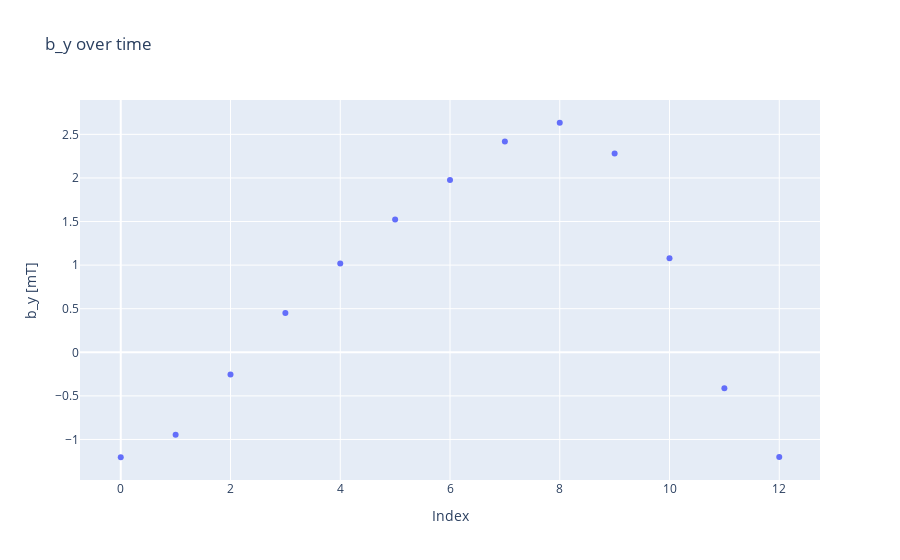

This figure's notebook cell:
### Code cell
measuredby = go.Scatter(x=index, y=by7, mode='markers')
layoutby = go.Layout(title='b_y over time')
figby = go.Figure(data=[measuredby], layout=layoutby)
figby.update_yaxes(scaleanchor='y')
figby.update_layout(
    xaxis_title="Index",
    yaxis_title="b_y [mT]"
)
figby.show()

### Figure 1 — Plotly figure (JSON) as saved in the notebook; plotly's stock layout.template omitted (floating-point values rounded to 4 significant figures)
{"data": [{"mode": "markers", "type": "scatter", "x": [0, 1, 2, 3, 4, 5, 6, 7, 8, 9, 10, 11, 12], "y": [-1.204, -0.9462, -0.2538, 0.45, 1.018, 1.525, 1.977, 2.419, 2.633, 2.281, 1.08, -0.4122, -1.2]}], "layout": {"title": {"text": "b_y over time"}, "xaxis": {"title": {"text": "Index"}}, "yaxis": {"scaleanchor": "y", "title": {"text": "b_y [mT]"}}}}
